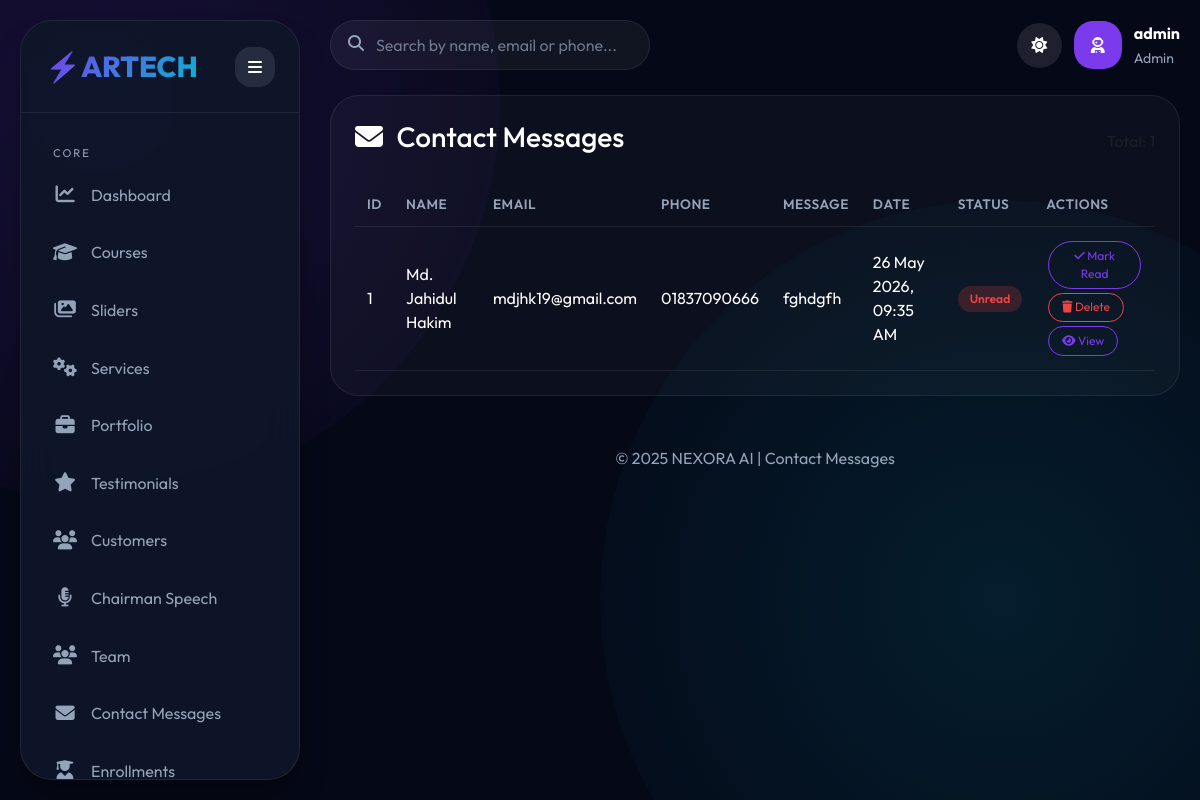
The app's page /admin/manage_contact.php (signed in), older data.
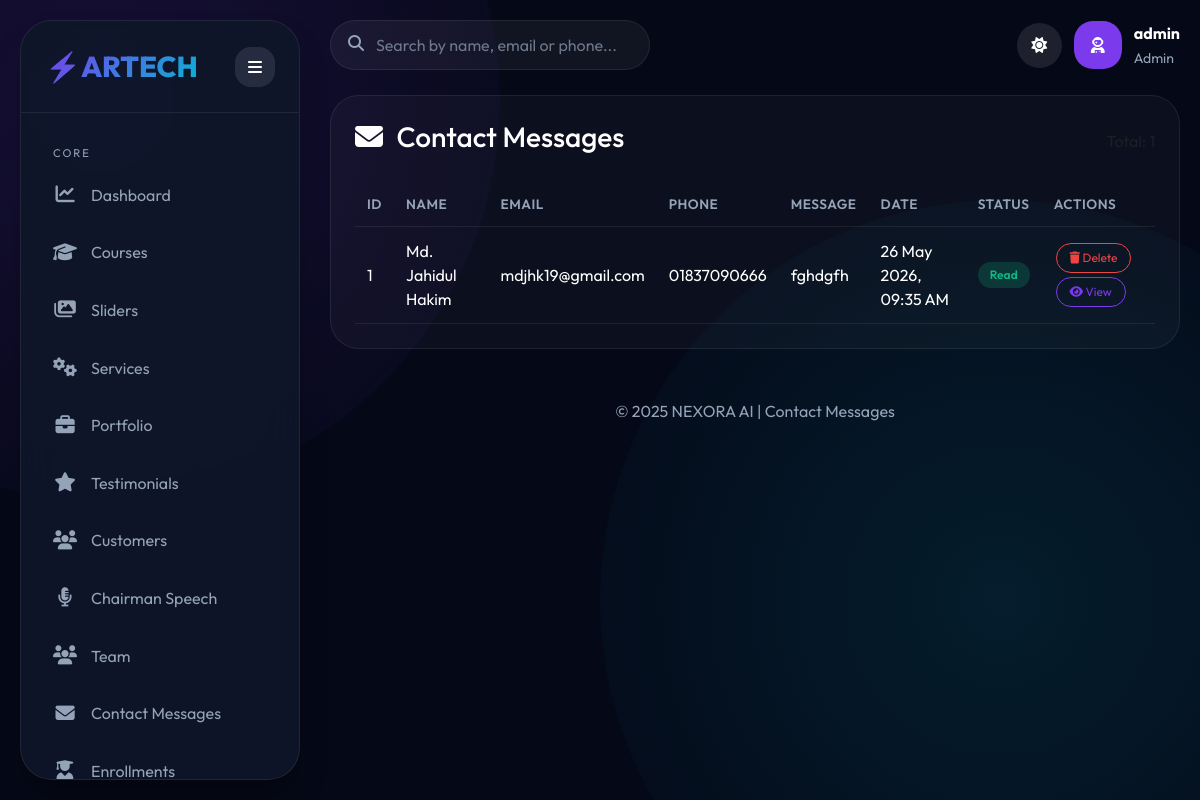
The same page, newer data.
### tables this page shows
CREATE TABLE `contact_messages` (
  `id` int(11) NOT NULL,
  `name` varchar(255) NOT NULL,
  `email` varchar(255) NOT NULL,
  `phone` varchar(50) DEFAULT NULL,
  `message` text NOT NULL,
  `created_at` timestamp NOT NULL DEFAULT current_timestamp(),
  `is_read` tinyint(1) DEFAULT 0
);

### admin/manage_contact.php (the view, shortened to what this page needs)
<?php
require_once '../config.php';
$messages = $pdo->query("SELECT * FROM contact_messages ORDER BY created_at DESC")->fetchAll();
?>
<!DOCTYPE html>
<html lang="en">
<head>
    <link href="https://cdn.jsdelivr.net/npm/bootstrap@5.3.3/dist/css/bootstrap.min.css" rel="stylesheet">
    <link rel="stylesheet" href="https://cdnjs.cloudflare.com/ajax/libs/font-awesome/6.5.2/css/all.min.css">
</head>
<body>
<?php include 'navigation.php'; ?>
<div class="main" id="main">
    <div class="topbar">
        <div class="search-box"><i class="fas fa-search"></i><input type="text" id="searchInput" placeholder="Search by name, email or phone..."></div>
        <div style="display: flex; gap: 12px; align-items: center;">
            <button class="theme-toggle" id="themeToggle"><i class="fas fa-moon"></i></button>
            <div class="profile-img"><i class="fas fa-user-astronaut"></i></div>
            <div><strong><?php echo htmlspecialchars($_SESSION['admin_username']); ?></strong><br><small style="color:var(--muted)">Admin</small></div>
        </div>
    </div>
    <div class="panel">
        <div style="display: flex; justify-content: space-between; align-items: center; flex-wrap: wrap; margin-bottom: 20px;">
            <h3><i class="fas fa-envelope me-2"></i> Contact Messages</h3>
            <span class="text-muted" id="totalCount">Total: <?php echo count($messages); ?></span>
        </div>
        <div class="table-responsive">
            <table class="contact-table w-100" id="contactTable">
                <thead>
                    <tr><th>ID</th><th>Name</th><th>Email</th><th>Phone</th><th>Message</th><th>Date</th><th>Status</th><th>Actions</th></tr>
                </thead>
                <tbody>
                    <?php foreach($messages as $msg): ?>
                    <tr data-id="<?php echo $msg['id']; ?>">
                        <td><?php echo $msg['id']; ?></td>
                        <td><?php echo htmlspecialchars($msg['name']); ?></td>
                        <td><?php echo htmlspecialchars($msg['email']); ?></td>
                        <td><?php echo htmlspecialchars($msg['phone'] ?: '—'); ?></td>
                        <td class="message-preview" title="<?php echo htmlspecialchars($msg['message']); ?>"><?php echo htmlspecialchars(substr($msg['message'], 0, 80)) . (strlen($msg['message']) > 80 ? '…' : ''); ?></td>
                        <td><?php echo date('d M Y, h:i A', strtotime($msg['created_at'])); ?></td>
                        <td><span class="status-badge <?php echo $msg['is_read'] ? '' : 'unread'; ?>"><?php echo $msg['is_read'] ? 'Read' : 'Unread'; ?></span></td>
                        <td>
                            <?php if(!$msg['is_read']): ?>
                            <button class="mark-read-btn btn-sm-custom" data-id="<?php echo $msg['id']; ?>"><i class="fas fa-check"></i> Mark Read</button>
                            <?php endif; ?>
                            <button class="delete-btn btn-sm-custom" data-id="<?php echo $msg['id']; ?>" style="border-color:var(--danger); color:var(--danger);"><i class="fas fa-trash"></i> Delete</button>
                            <button class="view-btn btn-sm-custom" data-id="<?php echo $msg['id']; ?>"
                                data-name="<?php echo htmlspecialchars($msg['name'], ENT_QUOTES); ?>"
                                data-email="<?php echo htmlspecialchars($msg['email'], ENT_QUOTES); ?>"
                                data-phone="<?php echo htmlspecialchars($msg['phone'], ENT_QUOTES); ?>"
                                data-message="<?php echo htmlspecialchars($msg['message'], ENT_QUOTES); ?>"
                                data-date="<?php echo date('d M Y, h:i A', strtotime($msg['created_at'])); ?>"><i class="fas fa-eye"></i> View</button>
                        </td>
                    </tr>
                    <?php endforeach; ?>
                </tbody>
            </table>
        </div>
    </div>
    <div class="footer">© 2025 NEXORA AI | Contact Messages</div>
</div>
<div class="toast-container position-fixed bottom-0 end-0 p-3"></div>
</body>
</html>

Row changes from the older to the newer data that the page shows:
changed contact_messages "Md. Jahidul Hakim": is_read "Unread Mark Read" → "Read"
